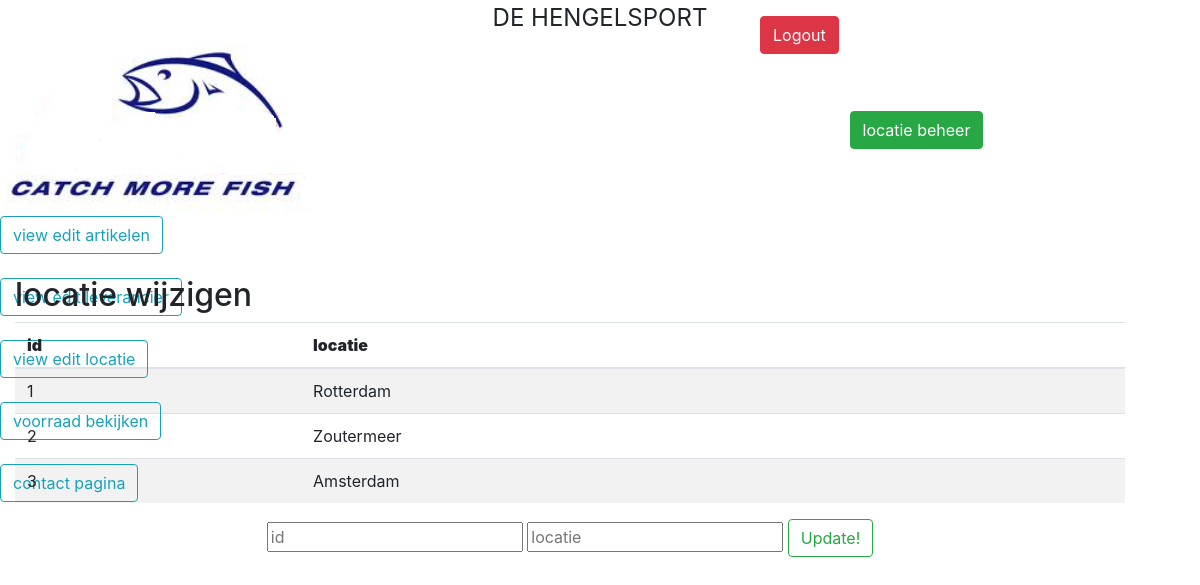
Page /locatie_wijzigen.php (signed in) on the committed database.
### tables this page shows
CREATE TABLE locatie(
    id INT NOT NULL AUTO_INCREMENT,
    locatie VARCHAR(250) NOT NULL,
    PRIMARY KEY(id)
);

### database.php (called while the page is built, shortened)
  <?php
  class database{
    private $pdo;
    public function __construct($host, $user, $pass, $db, $charset){
      try {
          $dsn = "mysql:host=$host;dbname=$db;charset=$charset";
          $options = [
              PDO::ATTR_ERRMODE            => PDO::ERRMODE_EXCEPTION,
              PDO::ATTR_DEFAULT_FETCH_MODE => PDO::FETCH_ASSOC,
              PDO::ATTR_EMULATE_PREPARES   => false,
          ];
          $this->pdo = new PDO($dsn, $user, $pass, $options);
      } catch (\PDOException $e) {
          echo $e->getMessage();
          throw $e;
      }
    }
    public function get_locatie_information($locatie){
        $query = "SELECT id, locatie FROM locatie
        ";
        $stmt = $this->pdo->prepare($query);
        $locatie !== NULL ? $stmt->execute(['locatie'=>$locatie]) : $stmt->execute();
        $results = $stmt->fetchAll(PDO::FETCH_ASSOC);
        return $results;
    }
  }
?>

### locatie_wijzigen.php (the view, shortened to what this page needs)
<?php
include 'database.php';
$db = new database('localhost', 'root', '', 'hengelsport', 'utf8');
?>
<html>
  <head>
    <link rel="stylesheet" href="https://cdn.jsdelivr.net/npm/bootstrap@4.5.3/dist/css/bootstrap.min.css">
  </head>
  <body>
        <div>
          <legend style="text-align: center;"> DE HENGELSPORT </legend>
          <img src="img\logo.png">
          <a class="btn btn-success" href="view_edit_delete_locatie.php" style="margin-left:530;">locatie beheer</a>
          <a class="btn btn-danger" href="logout.php" style="margin-left:760px; margin-top:-200px">Logout</a>
            <div class="topnav">
              <a class="btn btn-outline-info" href="view_edit_delete_artikelen.php">view edit artikelen</a><br><br>
              <a class="btn btn-outline-info" href="view_edit_delete_leverancier.php">view edit leverancier</a><br><br>
              <a class="btn btn-outline-info" href="view_edit_delete_locatie.php">view edit locatie</a><br><br>
              <a class="btn btn-outline-info" href="voorraad.php">voorraad bekijken</a><br><br>
              <a class="btn btn-outline-info" href="contact.php">contact pagina</a><br><br>
            </div>
    <?php
        $results = $db->get_locatie_information(NULL);
        $columns = array_keys($results[0]);
        ?>
    <div class="container" style="margin-top:-250px; margin-right:500px;">
        <div class="table-responsive">
            <div class="table-wrapper">
                <div class="table-title">
                    <div class="row">
                        <div class="col-sm-5">
                            <h2>locatie wijzigen</b></h2>
                        </div>
                    </div>
                </div>
                <table class="table table-striped table-hover">
                    <thead>
                        <tr>
                          <?php foreach($columns as $column){ ?>
                              <th><strong> <?php echo $column ?> </strong></th>
                          <?php } ?>
                        </tr>
                    </thead>
                    <?php foreach($results as $rows => $row){ ?>
                        <tr>
                            <?php foreach($row as $row_data){?>
                                <td>
                                    <?php echo $row_data ?>
                                </td>
                            <?php } ?>
                      </tr>
                    <?php } ?>
              </table>
              <form method="post" align="center" action='locatie_wijzigen.php' method='post' accept-charset='UTF-8'>
                <fieldset>
                  <input type="text" name="id" placeholder="id" required/>
                  <input type="text" name="locatie" placeholder="locatie" required/>
                  <button class="btn btn-outline-success" type="submit" name="submit" value="Sign up!">Update!</button>
                </fieldset>
              </form>
            </div>
          </div>
        </div>
    </body>
  </html>

### locatie_wijzigen.php (style rules this page uses)
.table-responsive { overflow-x: unset !important; }

### rows in the picture
locatie: id "1", locatie "Rotterdam"
locatie: id "2", locatie "Zoutermeer"
locatie: id "3", locatie "Amsterdam"

### other values in the picture
$column "id"
$column "locatie"
